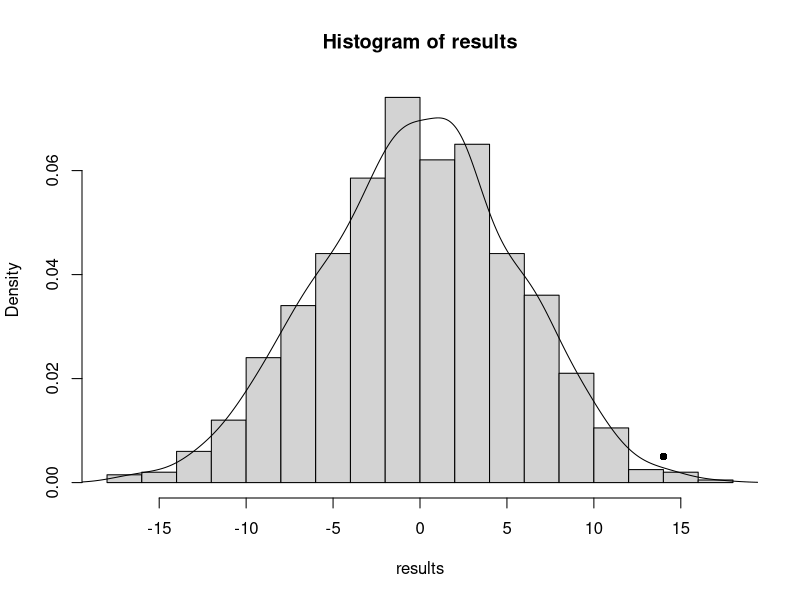

The R script that drew this image:
# 置换检验的一个例子，来自参考链接
a<-c(24,43,58,67,61,44,67,49,59,52,62,50,42,43,65,26,33,41,19,54,42,20,17,60,37,42,55,28) #生成 28 个数据
group<-factor(c(rep("A",12),rep("B",16))) # A,B 分别重复 12,16 次 
data<-data.frame(group,a)  #合并成数据框
find.mean<-function(x){    #计算 A,B 标签对应数据的均值差
mean(x[group=="A",2])-mean(x[group=="B",2])  
}
mean_obs = find.mean(data) #计算实际数据的均值差
results<-replicate(999,find.mean(data.frame(group,sample(data[,2]))))    #随机打乱 28 个数据，赋予标签 A,B，计算对应的均值差，重复 999 词
p.value<-length(results[results>mean(data[group=="A",2])-mean(data[group=="B",2])])/1000 #统计大于实际均值差的均值比例；
hist(results,breaks=20,prob=TRUE)  #画图
lines(density(results))   #加拟合线
points(mean_obs, p.value, pch=16)  # 画出实际均值差为横坐标，对应 P 值为纵坐标的实心点
  
